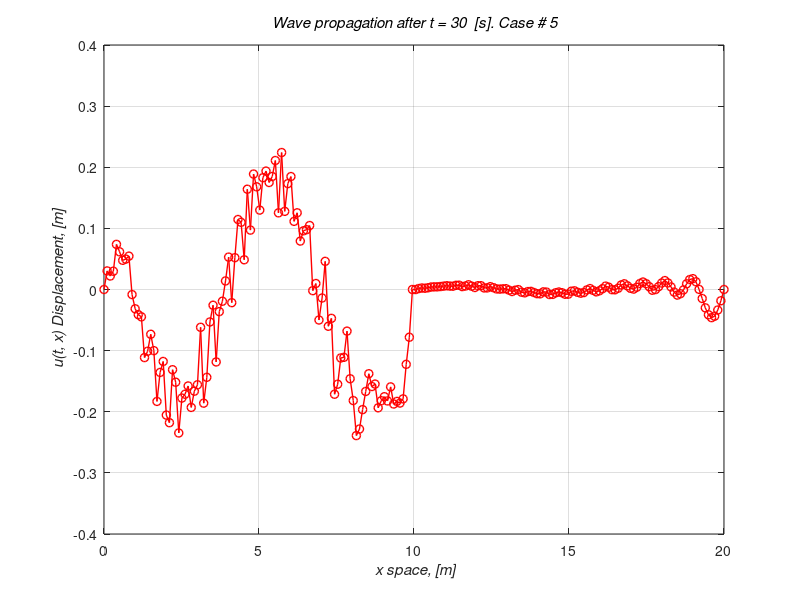

This chart was generated by the following MATLAB code:
%% Wave propagation in a string - Spring-Mass system simulation (Hooke's law):
clearvars; clc;
% Given parameters
k = 100;                       % [Nm] stiffness
mass=2;                      % [kg] stiffness
Lx = 20;                       % [m] String length
dx=.1;                        % [m] Distance between nodes
Nodes=Lx/dx;               % Number of nodes
x = linspace(0, Lx, Nodes);
K = k/Nodes;
c = K*Lx^2*dx^2/mass;
dt=0.05;                         % Time step
u = zeros(Nodes,1);       % Boundary Conditions
um1= u;
up1 = u;
C = c*dt/dx;             % Wave propagation speed 
t=0;                         % Simulation start time 
T=30;                      % Simulation period 
Case = input('Enter case # (1, 2, 3):   ');
if Case==1
    % Small disturbance:
    u(5:7)=[0.05 0.1 0.05];   % Case 1
    up1(:)=u(:);
    while t<T
        % Time evolutions:
        t=t+dt;
        % Saving the iteration results:
        un1=u; u=up1;
        for ii=2:Nodes-1
            up1(ii)=(C^2)*(u(ii+1)-2*u(ii)+u(ii-1)) - un1(ii)+2*u(ii);
        end
        clf;
        plot(x, u, 'g-o', 'linewidth', 1), shg
    end
elseif Case == 2
    u(5:7)=0;                        % Case 2
    up1(:)=u(:);
    while t<T
        t=t+dt;
        % Saving the simulation results:
        un1=u; u=up1;
        % Disturbance Source:
        u(100)=0.5*sin(10*pi*t/T);
        for ii=2:Nodes-1
            up1(ii)=(C^2)*(u(ii+1)-2*u(ii)+u(ii-1)) - un1(ii)+2*u(ii);
        end
        clf;
        plot(x, u, 'k-o', 'linewidth', 1), shg
    end
else   % Case 3
    u(5:7)=[0.05 0.5 0.05];
    up1(:)=u(:);
    while t<T
        t=t+dt;
        % Saving the simulation results:
        un1=u; u=up1;
        % Disturbance Source:
        u(100)=0.5*sin(10*pi*t/T);
        for ii=2:Nodes-1
            up1(ii)=(C^2)*(u(ii+1)-2*u(ii)+u(ii-1)) - un1(ii)+2*u(ii);
        end
        clf;
        plot(x, u, 'r-o', 'linewidth', 1), shg
    end
end
xlabel('\it x space, [m]')
ylabel('\it u(t, x) Displacement, [m]')
title(['\it Wave propagation after t = '  num2str(T) '  [s]. ', ...
    'Case # '  num2str(Case)])
grid on